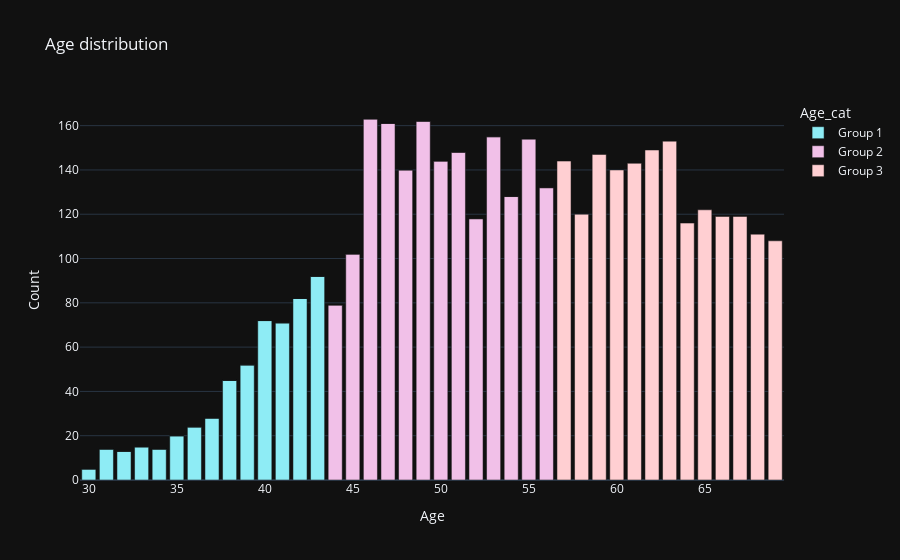
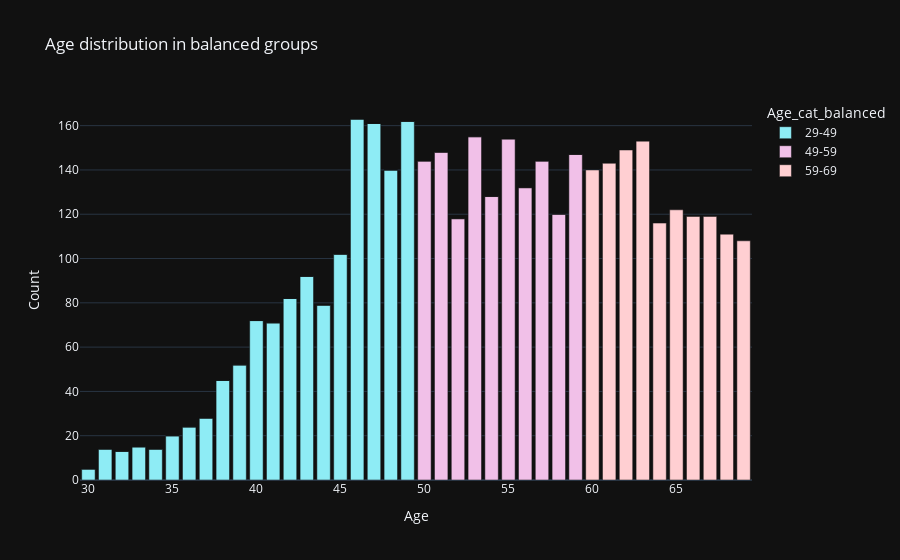

The notebook cell saved with these charts, in order:
### Markdown cell above
### Visualisation des tranches d'âge

### Code cell
age_counts = df_bc.groupby(['Age', 'Age_cat'], observed=False).size().reset_index(name='Count')

fig = px.bar(
    data_frame=age_counts,
    title="Age distribution",
    x="Age",
    y="Count",
    color="Age_cat",
    labels={"x": "Age", "y": "Count"},
    color_discrete_sequence=COLORS,
    template="plotly_dark",
)

fig.show()

age_counts_balanced = df_bc.groupby(['Age', 'Age_cat_balanced'], observed=False).size().reset_index(name='Count')

fig = px.bar(
    data_frame=age_counts_balanced,
    title="Age distribution in balanced groups",
    x="Age",
    y="Count",
    color="Age_cat_balanced",
    labels={"x": "Age", "y": "Count"},
    color_discrete_sequence=COLORS,
    template="plotly_dark",
)

fig.show()

### Figure 1 — Plotly figure (JSON) as saved in the notebook; plotly's stock layout.template omitted (floating-point values rounded to 4 significant figures)
{"data": [{"alignmentgroup": "True", "hovertemplate": "Age_cat=Group 1<br>Age=%{x}<br>Count=%{y}<extra></extra>", "legendgroup": "Group 1", "marker": {"color": "#8eecf5", "pattern": {"shape": ""}}, "name": "Group 1", "offsetgroup": "Group 1", "orientation": "v", "showlegend": true, "textposition": "auto", "type": "bar", "x": [30, 31, 32, 33, 34, 35, 36, 37, 38, 39, 40, 41, 42, 43, 44, 45, 46, 47, 48, 49, 50, 51, 52, 53, 54, 55, 56, 57, 58, 59, 60, 61, 62, 63, 64, 65, 66, 67, 68, 69], "xaxis": "x", "y": [5, 14, 13, 15, 14, 20, 24, 28, 45, 52, 72, 71, 82, 92, 0, 0, 0, 0, 0, 0, 0, 0, 0, 0, 0, 0, 0, 0, 0, 0, 0, 0, 0, 0, 0, 0, 0, 0, 0, 0], "yaxis": "y"}, {"alignmentgroup": "True", "hovertemplate": "Age_cat=Group 2<br>Age=%{x}<br>Count=%{y}<extra></extra>", "legendgroup": "Group 2", "marker": {"color": "#f1c0e8", "pattern": {"shape": ""}}, "name": "Group 2", "offsetgroup": "Group 2", "orientation": "v", "showlegend": true, "textposition": "auto", "type": "bar", "x": [30, 31, 32, 33, 34, 35, 36, 37, 38, 39, 40, 41, 42, 43, 44, 45, 46, 47, 48, 49, 50, 51, 52, 53, 54, 55, 56, 57, 58, 59, 60, 61, 62, 63, 64, 65, 66, 67, 68, 69], "xaxis": "x", "y": [0, 0, 0, 0, 0, 0, 0, 0, 0, 0, 0, 0, 0, 0, 79, 102, 163, 161, 140, 162, 144, 148, 118, 155, 128, 154, 132, 0, 0, 0, 0, 0, 0, 0, 0, 0, 0, 0, 0, 0], "yaxis": "y"}, {"alignmentgroup": "True", "hovertemplate": "Age_cat=Group 3<br>Age=%{x}<br>Count=%{y}<extra></extra>", "legendgroup": "Group 3", "marker": {"color": "#ffcfd2", "pattern": {"shape": ""}}, "name": "Group 3", "offsetgroup": "Group 3", "orientation": "v", "showlegend": true, "textposition": "auto", "type": "bar", "x": [30, 31, 32, 33, 34, 35, 36, 37, 38, 39, 40, 41, 42, 43, 44, 45, 46, 47, 48, 49, 50, 51, 52, 53, 54, 55, 56, 57, 58, 59, 60, 61, 62, 63, 64, 65, 66, 67, 68, 69], "xaxis": "x", "y": [0, 0, 0, 0, 0, 0, 0, 0, 0, 0, 0, 0, 0, 0, 0, 0, 0, 0, 0, 0, 0, 0, 0, 0, 0, 0, 0, 144, 120, 147, 140, 143, 149, 153, 116, 122, 119, 119, 111, 108], "yaxis": "y"}], "layout": {"barmode": "relative", "legend": {"title": {"text": "Age_cat"}, "tracegroupgap": 0}, "title": {"text": "Age distribution"}, "xaxis": {"anchor": "y", "domain": [0, 1], "title": {"text": "Age"}}, "yaxis": {"anchor": "x", "domain": [0, 1], "title": {"text": "Count"}}}}

### Figure 2 — Plotly figure (JSON) as saved in the notebook; plotly's stock layout.template omitted (floating-point values rounded to 4 significant figures)
{"data": [{"alignmentgroup": "True", "hovertemplate": "Age_cat_balanced=29-49<br>Age=%{x}<br>Count=%{y}<extra></extra>", "legendgroup": "29-49", "marker": {"color": "#8eecf5", "pattern": {"shape": ""}}, "name": "29-49", "offsetgroup": "29-49", "orientation": "v", "showlegend": true, "textposition": "auto", "type": "bar", "x": [30, 31, 32, 33, 34, 35, 36, 37, 38, 39, 40, 41, 42, 43, 44, 45, 46, 47, 48, 49, 50, 51, 52, 53, 54, 55, 56, 57, 58, 59, 60, 61, 62, 63, 64, 65, 66, 67, 68, 69], "xaxis": "x", "y": [5, 14, 13, 15, 14, 20, 24, 28, 45, 52, 72, 71, 82, 92, 79, 102, 163, 161, 140, 162, 0, 0, 0, 0, 0, 0, 0, 0, 0, 0, 0, 0, 0, 0, 0, 0, 0, 0, 0, 0], "yaxis": "y"}, {"alignmentgroup": "True", "hovertemplate": "Age_cat_balanced=49-59<br>Age=%{x}<br>Count=%{y}<extra></extra>", "legendgroup": "49-59", "marker": {"color": "#f1c0e8", "pattern": {"shape": ""}}, "name": "49-59", "offsetgroup": "49-59", "orientation": "v", "showlegend": true, "textposition": "auto", "type": "bar", "x": [30, 31, 32, 33, 34, 35, 36, 37, 38, 39, 40, 41, 42, 43, 44, 45, 46, 47, 48, 49, 50, 51, 52, 53, 54, 55, 56, 57, 58, 59, 60, 61, 62, 63, 64, 65, 66, 67, 68, 69], "xaxis": "x", "y": [0, 0, 0, 0, 0, 0, 0, 0, 0, 0, 0, 0, 0, 0, 0, 0, 0, 0, 0, 0, 144, 148, 118, 155, 128, 154, 132, 144, 120, 147, 0, 0, 0, 0, 0, 0, 0, 0, 0, 0], "yaxis": "y"}, {"alignmentgroup": "True", "hovertemplate": "Age_cat_balanced=59-69<br>Age=%{x}<br>Count=%{y}<extra></extra>", "legendgroup": "59-69", "marker": {"color": "#ffcfd2", "pattern": {"shape": ""}}, "name": "59-69", "offsetgroup": "59-69", "orientation": "v", "showlegend": true, "textposition": "auto", "type": "bar", "x": [30, 31, 32, 33, 34, 35, 36, 37, 38, 39, 40, 41, 42, 43, 44, 45, 46, 47, 48, 49, 50, 51, 52, 53, 54, 55, 56, 57, 58, 59, 60, 61, 62, 63, 64, 65, 66, 67, 68, 69], "xaxis": "x", "y": [0, 0, 0, 0, 0, 0, 0, 0, 0, 0, 0, 0, 0, 0, 0, 0, 0, 0, 0, 0, 0, 0, 0, 0, 0, 0, 0, 0, 0, 0, 140, 143, 149, 153, 116, 122, 119, 119, 111, 108], "yaxis": "y"}], "layout": {"barmode": "relative", "legend": {"title": {"text": "Age_cat_balanced"}, "tracegroupgap": 0}, "title": {"text": "Age distribution in balanced groups"}, "xaxis": {"anchor": "y", "domain": [0, 1], "title": {"text": "Age"}}, "yaxis": {"anchor": "x", "domain": [0, 1], "title": {"text": "Count"}}}}
